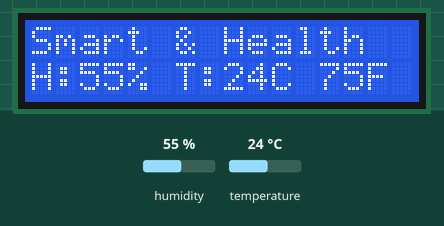
The sketch below on a simulated Arduino Uno, built with avr-gcc and run on an emulated ATmega328P. Shown: 16×2 character LCD. Inputs (shaded band) come from the test bench; at power-on: humidity 55 %, temperature 24 °C. What the sketch prints to the serial monitor is not drawn.

Above: at 3.2 s.
3.3 s: humidity set to 22 %
At 4.7 s:
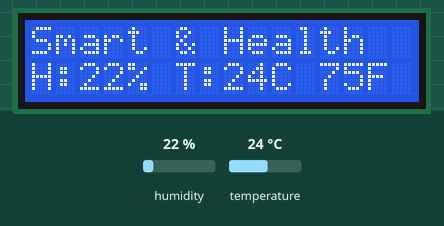
6.0 s: temperature set to 12 °C
At 6.6 s:
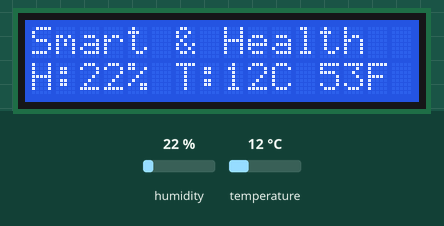
8.7 s: humidity set to 40 %
At 11.4 s:
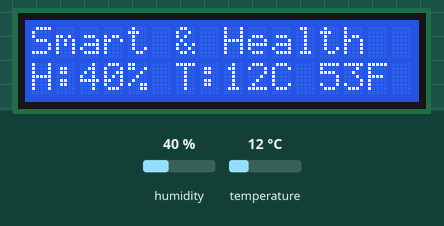
11.7 s: temperature set to 19 °C
At 13.2 s:
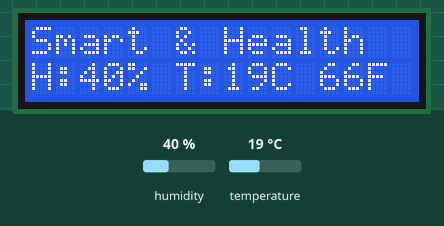
Timing chart, 0 to 14.7 s (numbered marks = the images above; inputs shaded):
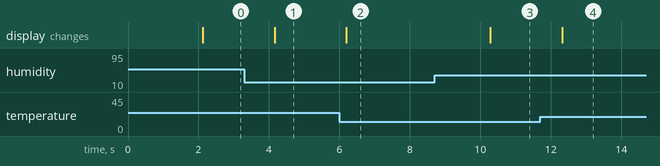

The sketch:

lcd1602_I2C_DHT_To_BT.ino
```cpp
#include "String.h"
#include <SoftwareSerial.h>
#include <Wire.h>
#include <LiquidCrystal_I2C.h>
#include "DHT.h"
#define DHTPIN 7     // what digital pin we're connected to

// Uncomment whatever type you're using!
#define DHTTYPE DHT11   // DHT 11
//#define DHTTYPE DHT22   // DHT 22  (AM2302), AM2321
//#define DHTTYPE DHT21   // DHT 21 (AM2301)

// Connect pin 1 (on the left) of the sensor to +5V
// NOTE: If using a board with 3.3V logic like an Arduino Due connect pin 1
// to 3.3V instead of 5V!
// Connect pin 2 of the sensor to whatever your DHTPIN is
// Connect pin 4 (on the right) of the sensor to GROUND
// Connect a 10K resistor from pin 2 (data) to pin 1 (power) of the sensor

// Initialize DHT sensor.
// Note that older versions of this library took an optional third parameter to
// tweak the timings for faster processors.  This parameter is no longer needed
// as the current DHT reading algorithm adjusts itself to work on faster procs.
DHT dht(DHTPIN, DHTTYPE);

// LCM1602 I2C LCD
 LiquidCrystal_I2C lcd(0x3F, 2, 1, 0, 4, 5, 6, 7, 3, POSITIVE);  // 設定 LCD I2C 位址

//LiquidCrystal_I2C lcd(0x38);  // Set the LCD I2C address

//LiquidCrystal_I2C lcd(0x38, BACKLIGHT_PIN, POSITIVE);  // Set the LCD I2C address


SoftwareSerial mySerial(0, 1); // RX, TX
void setup()   /*----( SETUP: RUNS ONCE )----*/
{
    Serial.begin(9600);
     mySerial.begin(9600); //
  Serial.println("DHTxx test!");
    dht.begin();
  lcd.begin(16, 2);      // 初始化 LCD，一行 20 的字元，共 4 行，預設開啟背光
  lcd.backlight(); // 開啟背光
  lcd.setCursor ( 0, 0 );        // go to home
    lcd.print("Smart & Health");
    delay(2000) ;   //wait 2 seconds
}// END Setup

static int count=0;
void loop()
{
  // Reading temperature or humidity takes about 250 milliseconds!
  // Sensor readings may also be up to 2 seconds 'old' (its a very slow sensor)
  float h = dht.readHumidity();
  // Read temperature as Celsius (the default)
  float t = dht.readTemperature();
  // Read temperature as Fahrenheit (isFahrenheit = true)
  float f = dht.readTemperature(true);

  lcd.setCursor(0,1);
  lcd.print("H:");
  lcd.print((int)h) ;
  lcd.print("% T:");
  lcd.print((int)t) ;
  lcd.print("C ");
  lcd.print((int)f) ;
  lcd.print("F");
  Serial.print("Humidity: ");
  Serial.print(h);
  Serial.print(" %\t");
  Serial.print("Temperature: ");
  Serial.print(t);
  Serial.print(" *C ");
  Serial.print(f);
  Serial.print(" *F\t");

  mySerial.write(byte((int)t)) ;
  delay(2000);
} // END Loop
```

Measured:
- after the input at 3.3 s, the display: changes after 0.86 s (image 1)
- after the input at 6.0 s, the display: changes after 0.20 s (image 2)
- after the input at 8.7 s, the display: changes after 1.6 s (image 3)
- after the input at 11.7 s, the display: changes after 0.62 s (image 4)
